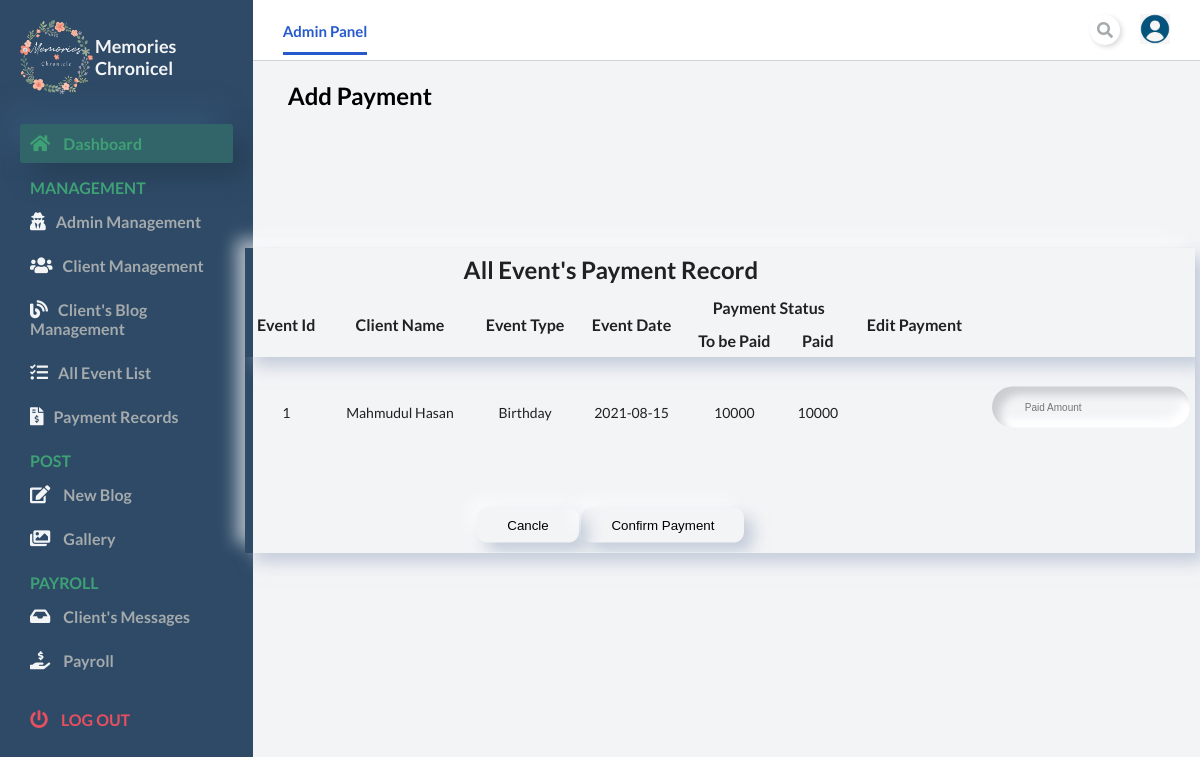
Screenshot of /admin/includes/edit-payment.php?id=1 with the database file from the repository.
### tables this page shows
CREATE TABLE `turnover` (
  `id` int(11) NOT NULL,
  `event_id` int(11) NOT NULL,
  `c_name` varchar(255) NOT NULL,
  `event_type` varchar(255) NOT NULL,
  `event_date` varchar(255) NOT NULL,
  `to_be_paid` int(11) NOT NULL,
  `paid` int(11) NOT NULL,
  `p_add_by` varchar(255) NOT NULL,
  `role` varchar(50) NOT NULL,
  `p_date` varchar(255) NOT NULL
);

### admin/includes/edit-payment.php (the view, shortened to what this page needs)
<?php
  include "./connection.php";
  $id = $_GET['id'];
?>
<!DOCTYPE html>
<html lang="en">
  <head>
    <link
      rel="stylesheet"
      href="https://cdnjs.cloudflare.com/ajax/libs/font-awesome/5.15.2/css/all.min.css"
    />
    <link rel="stylesheet" href="../css/styles.css" />
    <link rel="stylesheet" href="../css/admin-manage.css" />
  </head>
  <body id="body">
    <div class="container">
        <nav class="navbar">
            <div class="navbar__left">
            <a class="active_link" href="#">Admin Panel</a>
            </div>
            <div class="navbar__right">
            <a href="#">
                <i class="fa fa-search" aria-hidden="true"></i>
            </a>
            <a href="#">
                <img width="30" src="../assets/1.png" alt="" />
            </a>
            </div>
        </nav>
        <main>
            <div class="main__container">
            <h2>Add Payment</h2>
            <div class="table" style="top:50%; left:60%;">
                <table class="neumorphic" style="width:950px;">
                    <form action="./edit-payment.php?id=<?php echo $_GET['id'] ?>" method="post">
                        <thead>
                        <tr>
                            <th colspan = "7"><h2>All Event's Payment Record</h2></th>
                        </tr>
                        <tr>
                          <th rowspan = "2">Event Id</th>
                          <th rowspan = "2">Client Name</th>
                          <th rowspan = "2">Event Type</th>
                          <th rowspan = "2">Event Date</th>
                          <th colspan = "2">Payment Status</th>
                          <th rowspan = "2">Edit Payment</th>
                        </tr>
                        <tr>
                            <th>To be Paid</th>
                            <th>Paid</th>
                        </tr>
                        </thead>
                        <tbody>
                            <?php
                            $sql = "SELECT * FROM turnover WHERE id = '$id'";
                            $result = $conn->query($sql);
                            if($result !== false && $result->num_rows > 0){
                                $row = $result->fetch_assoc();
                                ?>
                            <tr>
                              <td><?php echo $row['event_id'] ?></td>
                              <td><?php echo $row['c_name'] ?></td>
                              <td><?php echo $row['event_type'] ?></td>
                              <td><?php echo $row['event_date'] ?></td>
                              <td><?php echo $row['to_be_paid'] ?></td>
                              <td><?php echo $row['paid'] ?></td>
                              <td><input type="hidden" name="e_id" value="<?php echo $row['event_id'] ?>"></td>
                              <td>
                                <div class="fields">
                                  <div class="field">
                                    <input
                                      type="number"
                                      name="paid"
                                      class="name-input"
                                      placeholder="Paid Amount"
                                    />
                                  </div>
                                </div>
                              </td>
                            </tr>
                            <tr>
                              <td colspan = '7'>
                                <a href='../payment-record.php'><button class = "add-btn" type='button'>Cancle</button></a>
                                <button class = "add-btn" type="submit" name="confirm">Confirm Payment</button>
                              </td>
                            </tr>
                            <?php
                                }
                            else{
                                echo "<tr><td colspan='7' style= 'color: crimson;'><center>No message Added yet </center></td></tr>";
                            }
                            ?>
                        </tbody>
                    </form>
                </table>
            </div>
            </div>
        </main>
        <div id="sidebar">
        <div class="sidebar__title">
          <div class="sidebar__img">
            <img src="../assets/logo2.png" alt="logo" />
            <h1>Memories Chronicel</h1>
          </div>
        </div>
        <div class="sidebar__menu">
          <div class="sidebar__link active_menu_link">
            <i class="fa fa-home"></i>
            <a href="../index.php">Dashboard</a>
          </div>
          <?php
          if(!isset($_SESSION['admin-username']) || $_SESSION['role'] == "super-admin"){
            echo "<h2>MANAGEMENT</h2>";
          echo "<div class='sidebar__link'>";
            echo "<i class='fas fa-user-secret'></i>";
            echo "<a href='../admin-management.php'>Admin Management</a>";
          echo "</div>";
          echo "<div class='sidebar__link'>";
            echo "<i class='fas fa-users'></i>";
            echo "<a href='../client management.php'>Client Management</a>";
          echo "</div>";
          echo "<div class='sidebar__link'>";
            echo "<i class='fas fa-blog'></i>";
            echo "<a href='../client blog management.php'>Client's Blog Management</a>";
          echo "</div>";
          echo "<div class='sidebar__link'>";
            echo "<i class='fas fa-tasks'></i>";
            echo "<a href='../all-event-list.php'>All Event List</a>";
          echo "</div>";
          echo "<div class='sidebar__link'>";
            echo "<i class='fas fa-file-invoice-dollar'></i>";
            echo "<a href='../payment-record.php'>Payment Records</a>";
          echo "</div>";
        }?>
          <h2>POST</h2>
          <div class="sidebar__link">
            <i class="fas fa-edit"></i>
            <a href="../blog.php">New Blog</a>
          </div>
          <div class="sidebar__link">
            <i class="fas fa-images"></i>
            <a href="../gallery.php">Gallery</a>
          </div>
          <h2>PAYROLL</h2>
          <div class="sidebar__link">
            <i class="fas fa-inbox"></i>
            <a href="../order.php">Client's Messages</a>
          </div>
          <div class="sidebar__link">
            <i class="fas fa-hand-holding-usd"></i>
            <a href="../payroll.php">Payroll</a>
          </div>
          <div class="sidebar__logout">
            <i class="fa fa-power-off"></i>
            <a href="../logout.php">Log out</a>
          </div>
        </div>
      </div>
    </div>
  </body>
</html>

### admin/css/styles.css (style rules this page uses)
* { margin: 0; padding: 0; }
body { box-sizing: border-box; font-family: 'Lato', sans-serif; }
.container { display: grid; height: 100vh; grid-template-columns: 0.8fr 1fr 1fr 1fr; grid-template-rows: 0.2fr 3fr; grid-template-areas: 'sidebar nav nav nav' 'sidebar main main main'; }
.navbar { background: #ffffff; grid-area: nav; height: 60px; display: flex; align-items: center; justify-content: space-between; padding: 0 30px 0 30px; border-bottom: 1px solid lightgray; }
.navbar__left > a { margin-right: 30px; text-decoration: none; color: #a5aaad; font-size: 15px; font-weight: 700; }
.navbar__left .active_link { color: #265acc; border-bottom: 3px solid #265acc; padding-bottom: 12px; }
.navbar__right { display: flex; justify-content: center; align-items: center; }
.navbar__right > a { margin-left: 20px; text-decoration: none; }
.navbar__right > a > i { color: #a5aaad; font-size: 16px; border-radius: 50px; background: #ffffff; box-shadow: 2px 2px 5px #d9d9d9, -2px -2px 5px #ffffff; padding: 7px; }
main { background: #f3f4f6; grid-area: main; overflow-y: auto; }
.main__container { padding: 20px 35px; }
#sidebar { background: #2e4a66; grid-area: sidebar; overflow-y: auto; padding: 20px; -webkit-transition: all 0.5s; transition: all 0.5s; }
.sidebar__title { display: flex; justify-content: space-between; align-items: center; color: #f3f4f6; margin-bottom: 30px; }
.sidebar__img { display: flex; align-items: center; }
.sidebar__title > div > img { width: 75px; object-fit: contain; }
.sidebar__title > div > h1 { font-size: 18px; display: inline; padding-left: 0 25px; }
.sidebar__menu > h2 { color: #3ea175; font-size: 16px; margin-top: 15px; margin-bottom: 5px; padding: 0 10px; font-weight: 700; }
.sidebar__link { color: #f3f4f6; padding: 10px; border-radius: 3px; margin-bottom: 5px; }
.active_menu_link { background: rgba(62, 161, 117, 0.3); color: #3ea175; box-shadow: 13px 13px 26px #273f57, -13px -13px 26px #355575; }
.active_menu_link a { color: #3ea175 !important; }
.sidebar__link > a { text-decoration: none; color: #a5aaad; font-weight: 700; }
.sidebar__link > i { margin-right: 10px; font-size: 18px; }
.sidebar__logout { margin-top: 20px; padding: 10px; color: #e65061; }
.sidebar__logout > a { text-decoration: none; color: #e65061; font-weight: 700; text-transform: uppercase; }
.sidebar__logout > i { margin-right: 10px; font-size: 18px; }

### admin/css/admin-manage.css (style rules this page uses)
.table { position: absolute; top: 30%; left: 50%; transform: translate(-50%, -50%); cursor: pointer; }
table.neumorphic { width: 600px; border-spacing: 0; color: #212121; text-align: center; overflow: hidden; box-shadow: 9px 9px 16px rgba(163, 177, 198, 0.6), -9px -9px 16px rgba(255, 255, 255, 0.6); }
table.neumorphic thead { box-shadow: 9px 9px 16px rgba(163, 177, 198, 0.6); }
table.neumorphic th { padding: 7px; }
table.neumorphic > tbody > tr > td { padding: 10px; font-size: 14px; position: relative; }
table.neumorphic tr td:first-child::before { content: ''; position: absolute; padding: 7px; top: 0; left: -5000px; width: 10000px; height: 100%; z-index: -10; }
.table button { border: none; background: transparent; }
.add-btn { padding: 10px 30px; border: none; margin-top: 30px; border-radius: 10px; box-shadow: 9px 9px 16px rgba(163, 177, 198, 0.6), -9px -9px 16px rgba(255, 255, 255, 0.6); }
.fields { width: 100%; padding: 20px 5px 5px 5px; }
.fields input { border: none; outline: none; background: none; font-size: 10px; color: #555; padding: 15px; }
.name, .email, .username, .field, .password { margin-bottom: 25px; border-radius: 25px; box-shadow: inset 8px 8px 8px #cbced1, inset -8px -8px 8px #fff; }

### rows the page displays
turnover: event "1", c_name "Mahmudul Hasan", event_type "Birthday", event_date "2021-08-15", to_be_paid "10000", paid "10000"
